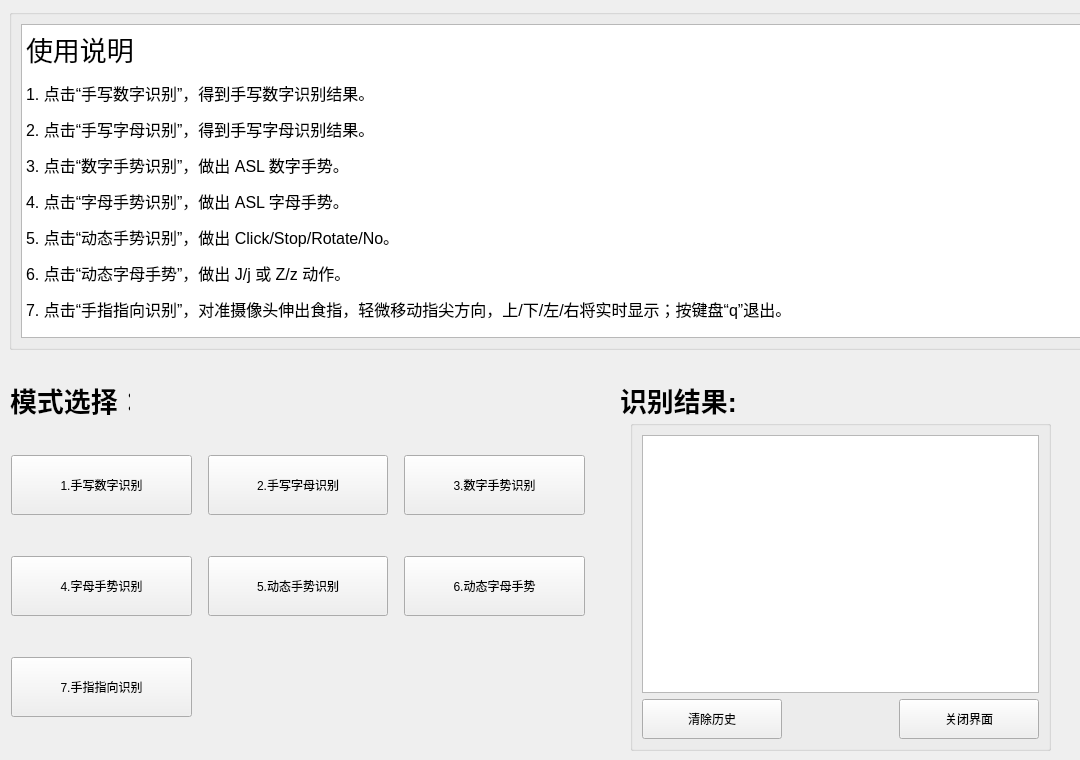
<?xml version="1.0" encoding="UTF-8"?>
<ui version="4.0">
 <class>Form</class>
 <widget class="QWidget" name="Form">
  <property name="geometry">
   <rect>
    <x>0</x>
    <y>0</y>
    <width>1080</width>
    <height>760</height>
   </rect>
  </property>
  <property name="windowTitle">
   <string>Interaction</string>
  </property>
  <widget class="QGroupBox" name="groupInstructions">
   <property name="geometry">
    <rect>
     <x>9</x>
     <y>9</y>
     <width>1091</width>
     <height>341</height>
    </rect>
   </property>
   <property name="title">
    <string/>
   </property>
   <layout class="QVBoxLayout" name="instructionsLayout">
    <item>
     <widget class="QTextBrowser" name="explanation">
      <property name="html">
       <string>&lt;!DOCTYPE HTML PUBLIC &quot;-//W3C//DTD HTML 4.0//EN&quot; &quot;http://www.w3.org/TR/REC-html40/strict.dtd&quot;&gt;
&lt;html&gt;&lt;head&gt;&lt;meta name=&quot;qrichtext&quot; content=&quot;1&quot; /&gt;&lt;style type=&quot;text/css&quot;&gt;
p, li { white-space: pre-wrap; }
&lt;/style&gt;&lt;/head&gt;&lt;body style=&quot; font-family:'Sans Serif'; font-size:9pt; font-weight:400; font-style:normal;&quot;&gt;
&lt;p style=&quot; margin-top:0px; margin-bottom:0px; margin-left:0px; margin-right:0px; -qt-block-indent:0; text-indent:0px;&quot;&gt;&lt;span style=&quot; font-size:20pt;&quot;&gt;使用说明&lt;/span&gt;&lt;/p&gt;
&lt;p style=&quot; margin-top:12px; margin-bottom:12px; margin-left:0px; margin-right:0px; -qt-block-indent:0; text-indent:0px;&quot;&gt;&lt;span style=&quot; font-family:'SimSun'; font-size:12pt;&quot;&gt;1. 点击“手写数字识别”，得到手写数字识别结果。&lt;/span&gt;&lt;/p&gt;
&lt;p style=&quot; margin-top:12px; margin-bottom:12px; margin-left:0px; margin-right:0px; -qt-block-indent:0; text-indent:0px;&quot;&gt;&lt;span style=&quot; font-family:'SimSun'; font-size:12pt;&quot;&gt;2. 点击“手写字母识别”，得到手写字母识别结果。&lt;/span&gt;&lt;/p&gt;
&lt;p style=&quot; margin-top:12px; margin-bottom:12px; margin-left:0px; margin-right:0px; -qt-block-indent:0; text-indent:0px;&quot;&gt;&lt;span style=&quot; font-family:'SimSun'; font-size:12pt;&quot;&gt;3. 点击“数字手势识别”，做出 ASL 数字手势。&lt;/span&gt;&lt;/p&gt;
&lt;p style=&quot; margin-top:12px; margin-bottom:12px; margin-left:0px; margin-right:0px; -qt-block-indent:0; text-indent:0px;&quot;&gt;&lt;span style=&quot; font-family:'SimSun'; font-size:12pt;&quot;&gt;4. 点击“字母手势识别”，做出 ASL 字母手势。&lt;/span&gt;&lt;/p&gt;
&lt;p style=&quot; margin-top:12px; margin-bottom:12px; margin-left:0px; margin-right:0px; -qt-block-indent:0; text-indent:0px;&quot;&gt;&lt;span style=&quot; font-family:'SimSun'; font-size:12pt;&quot;&gt;5. 点击“动态手势识别”，做出 Click/Stop/Rotate/No。&lt;/span&gt;&lt;/p&gt;
&lt;p style=&quot; margin-top:12px; margin-bottom:12px; margin-left:0px; margin-right:0px; -qt-block-indent:0; text-indent:0px;&quot;&gt;&lt;span style=&quot; font-family:'SimSun'; font-size:12pt;&quot;&gt;6. 点击“动态字母手势”，做出 J/j 或 Z/z 动作。&lt;/span&gt;&lt;/p&gt;
&lt;p style=&quot; margin-top:12px; margin-bottom:12px; margin-left:0px; margin-right:0px; -qt-block-indent:0; text-indent:0px;&quot;&gt;&lt;span style=&quot; font-family:'SimSun'; font-size:12pt;&quot;&gt;7. 点击“手指指向识别”，对准摄像头伸出食指，轻微移动指尖方向，上/下/左/右将实时显示；按键盘“q”退出。&lt;/span&gt;&lt;/p&gt;&lt;/body&gt;&lt;/html&gt;</string>
      </property>
      <property name="openExternalLinks">
       <bool>true</bool>
      </property>
     </widget>
    </item>
   </layout>
  </widget>
  <widget class="QLabel" name="pattern_choise_2">
   <property name="geometry">
    <rect>
     <x>620</x>
     <y>380</y>
     <width>120</width>
     <height>41</height>
    </rect>
   </property>
   <property name="text">
    <string>&lt;html&gt;&lt;head/&gt;&lt;body&gt;&lt;p&gt;&lt;span style=&quot; font-size:20pt; font-weight:600;&quot;&gt;识别结果:&lt;/span&gt;&lt;/p&gt;&lt;/body&gt;&lt;/html&gt;</string>
   </property>
  </widget>
  <widget class="QGroupBox" name="groupResults">
   <property name="geometry">
    <rect>
     <x>630</x>
     <y>420</y>
     <width>421</width>
     <height>331</height>
    </rect>
   </property>
   <property name="title">
    <string/>
   </property>
   <layout class="QVBoxLayout" name="resultsLayout">
    <item>
     <widget class="QTextBrowser" name="textBrowser"/>
    </item>
    <item>
     <layout class="QHBoxLayout" name="resultsButtons">
      <item>
       <widget class="QPushButton" name="rec_again">
        <property name="minimumSize">
         <size>
          <width>140</width>
          <height>40</height>
         </size>
        </property>
        <property name="text">
         <string>清除历史</string>
        </property>
       </widget>
      </item>
      <item>
       <spacer name="spacerResultsButtons">
        <property name="orientation">
         <enum>Qt::Horizontal</enum>
        </property>
        <property name="sizeHint" stdset="0">
         <size>
          <width>40</width>
          <height>20</height>
         </size>
        </property>
       </spacer>
      </item>
      <item>
       <widget class="QPushButton" name="close_button">
        <property name="minimumSize">
         <size>
          <width>140</width>
          <height>40</height>
         </size>
        </property>
        <property name="text">
         <string>关闭界面</string>
        </property>
       </widget>
      </item>
     </layout>
    </item>
   </layout>
  </widget>
  <widget class="QWidget" name="layoutWidget">
   <property name="geometry">
    <rect>
     <x>11</x>
     <y>426</y>
     <width>574</width>
     <height>321</height>
    </rect>
   </property>
   <layout class="QGridLayout" name="gridModes">
    <property name="horizontalSpacing">
     <number>16</number>
    </property>
    <property name="verticalSpacing">
     <number>12</number>
    </property>
    <item row="1" column="1">
     <widget class="QPushButton" name="number_rec_2">
      <property name="minimumSize">
       <size>
        <width>180</width>
        <height>60</height>
       </size>
      </property>
      <property name="text">
       <string>5.动态手势识别</string>
      </property>
     </widget>
    </item>
    <item row="0" column="1">
     <widget class="QPushButton" name="letter_rec">
      <property name="minimumSize">
       <size>
        <width>180</width>
        <height>60</height>
       </size>
      </property>
      <property name="text">
       <string>2.手写字母识别</string>
      </property>
     </widget>
    </item>
    <item row="0" column="2">
     <widget class="QPushButton" name="number_gesture">
      <property name="minimumSize">
       <size>
        <width>180</width>
        <height>60</height>
       </size>
      </property>
      <property name="text">
       <string>3.数字手势识别</string>
      </property>
     </widget>
    </item>
    <item row="2" column="0">
     <widget class="QPushButton" name="direction_gesture">
      <property name="minimumSize">
       <size>
        <width>180</width>
        <height>60</height>
       </size>
      </property>
      <property name="text">
       <string>7.手指指向识别</string>
      </property>
     </widget>
    </item>
    <item row="1" column="0">
     <widget class="QPushButton" name="letter_gesture">
      <property name="minimumSize">
       <size>
        <width>180</width>
        <height>60</height>
       </size>
      </property>
      <property name="text">
       <string>4.字母手势识别</string>
      </property>
     </widget>
    </item>
    <item row="0" column="0">
     <widget class="QPushButton" name="number_rec">
      <property name="minimumSize">
       <size>
        <width>180</width>
        <height>60</height>
       </size>
      </property>
      <property name="text">
       <string>1.手写数字识别</string>
      </property>
     </widget>
    </item>
    <item row="1" column="2">
     <widget class="QPushButton" name="letter_gesture_dynamic">
      <property name="minimumSize">
       <size>
        <width>180</width>
        <height>60</height>
       </size>
      </property>
      <property name="text">
       <string>6.动态字母手势</string>
      </property>
     </widget>
    </item>
   </layout>
  </widget>
  <widget class="QLabel" name="pattern_choise">
   <property name="geometry">
    <rect>
     <x>10</x>
     <y>380</y>
     <width>120</width>
     <height>35</height>
    </rect>
   </property>
   <property name="text">
    <string>&lt;html&gt;&lt;head/&gt;&lt;body&gt;&lt;p&gt;&lt;span style=&quot; font-size:20pt; font-weight:600;&quot;&gt;模式选择：&lt;/span&gt;&lt;/p&gt;&lt;/body&gt;&lt;/html&gt;</string>
   </property>
  </widget>
 </widget>
 <resources/>
 <connections>
  <connection>
   <sender>close_button</sender>
   <signal>clicked()</signal>
   <receiver>Form</receiver>
   <slot>close()</slot>
   <hints>
    <hint type="sourcelabel">
     <x>890</x>
     <y>710</y>
    </hint>
    <hint type="destinationlabel">
     <x>1040</x>
     <y>20</y>
    </hint>
   </hints>
  </connection>
  <connection>
   <sender>rec_again</sender>
   <signal>clicked()</signal>
   <receiver>textBrowser</receiver>
   <slot>clear()</slot>
   <hints>
    <hint type="sourcelabel">
     <x>790</x>
     <y>710</y>
    </hint>
    <hint type="destinationlabel">
     <x>920</x>
     <y>480</y>
    </hint>
   </hints>
  </connection>
 </connections>
</ui>
